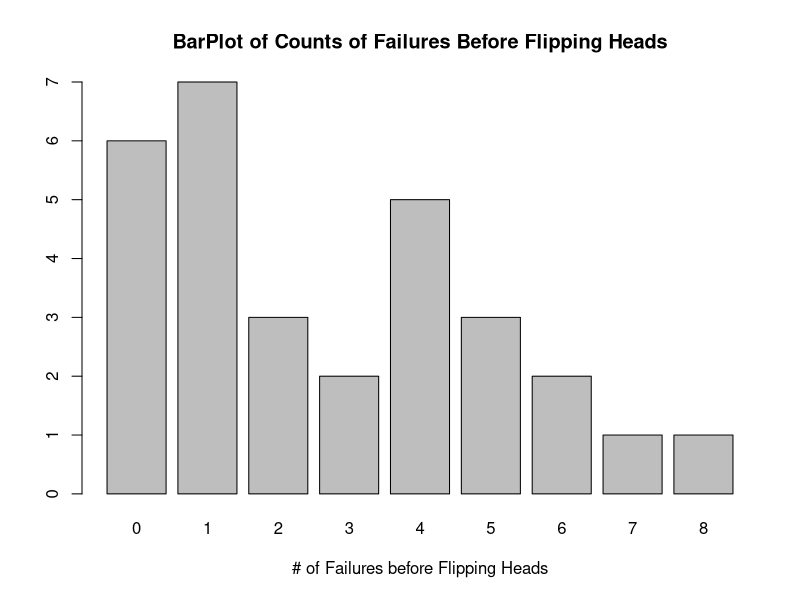
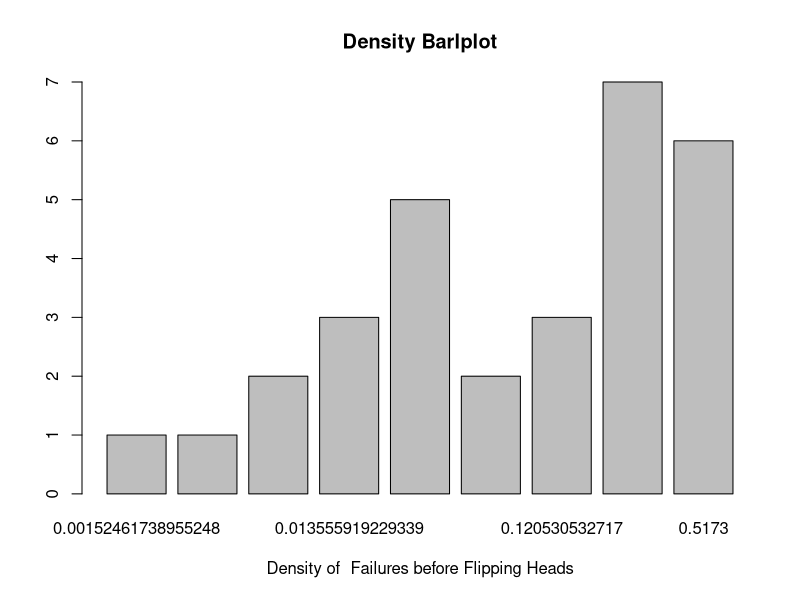

Source code (R) for these figures, in order:

setwd("C:/Users/brand/OneDrive/Documents/GitHub/Prob&Stats")
getwd()

library(readxl)
x <- read_excel("coinfailures.xlsx", col_names = TRUE)

coinflip <- as.numeric(x$Failures)

failure_tbl <- table(coinflip)

barplot(failure_tbl, main="BarPlot of Counts of Failures Before Flipping Heads",
        xlab = "# of Failures before Flipping Heads")

mean <- mean(coinflip)

# E(X) = (1-p)/p
# E(X)= sample mean = 0.9333 
# 0.9333 = (1-p)/p
p = 0.5173 


density_tbl <- table(dgeom(
  x = coinflip,
  prob = p
))

barplot(density_tbl, main="Density Barlplot",
        xlab = "Density of  Failures before Flipping Heads")


dgeom(
  x = 0:10,
  prob = 0.5
)


pgeom(
  q =0:10,
  prob = 0.5
)


qgeom(
  p = c(
    0,0.25,0.5,0.75,1
  ),
  prob = 0.5
)


rgeom(
  n = 100,
  prob = 0.5
)


# p <- 13/30
# q <- 1-p
# 
# EV <- q/p




  